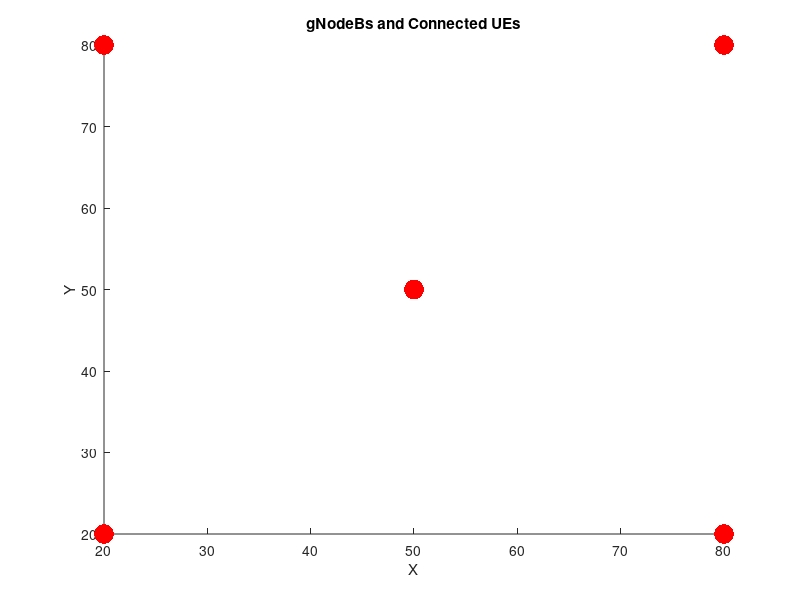

Recreate this plot in MATLAB. (Note: this script raises an error after producing the figure.)
% Number of gNodeBs and UEs per gNodeB
num_gNBs = 5;
ues_per_gNB = 10;
total_UEs = num_gNBs * ues_per_gNB;

% Define gNodeB positions
gNB_pos = [20 20; 20 80; 50 50; 80 20; 80 80];

% Initialize UE positions and connections
UE_pos = zeros(total_UEs, 2);
UE_to_gNB = zeros(total_UEs, 1);

idx = 1;
for g = 1:num_gNBs
    for u = 1:ues_per_gNB
        % Generate UE positions around gNB (±10 unit range)
        UE_pos(idx, :) = gNB_pos(g, :) + (rand(1, 2)-0.5)*20;
        UE_to_gNB(idx) = g;
        idx = idx + 1;
    end
end

% Plotting
figure;
hold on;
title('gNodeBs and Connected UEs');
xlabel('X');
ylabel('Y');

% Plot gNodeBs
scatter(gNB_pos(:,1), gNB_pos(:,2), 200, 'r', 'filled');
text(gNB_pos(:,1), gNB_pos(:,2), "gNB" + string(1:num_gNBs), ...
    'VerticalAlignment','top','HorizontalAlignment','center', 'FontSize', 10);

% Plot UEs
scatter(UE_pos(:,1), UE_pos(:,2), 100, 'b', 'filled');
for i = 1:total_UEs
    % Draw connection line
    gnb = UE_to_gNB(i);
    plot([gNB_pos(gnb,1), UE_pos(i,1)], [gNB_pos(gnb,2), UE_pos(i,2)], 'k--');
    text(UE_pos(i,1), UE_pos(i,2), "UE" + string(i), ...
        'VerticalAlignment','bottom','HorizontalAlignment','right', 'FontSize', 8);
end

legend('gNodeB', 'UE', 'Connection');
axis([0 100 0 100]);
grid on;

% Preallocate table
T = table('Size', [total_UEs, 10], ...
    'VariableTypes', repmat("double", 1, 10), ...
    'VariableNames', {'UE_ID', 'gNB_ID', 'RSSI', 'SINR', 'Throughput', 'RBs', ...
                      'HARQ_retx', 'CQI', 'Latency', 'Jitter'});

% Generate synthetic metrics
for i = 1:total_UEs
    g = UE_to_gNB(i);
    dist = norm(gNB_pos(g,:) - UE_pos(i,:)); % distance

    T.UE_ID(i) = i;
    T.gNB_ID(i) = g;
    T.RSSI(i) = -30 - 0.5 * dist + randn(); % dBm
    T.SINR(i) = 20 - 0.2 * dist + randn(); % dB
    T.Throughput(i) = max(1, 100 - 0.8 * dist + randn()); % Mbps
    T.RBs(i) = randi([20, 100]);
    T.HARQ_retx(i) = randi([0, 5]);
    T.CQI(i) = randi([1, 15]);
    T.Latency(i) = max(1, 5 + 0.1 * dist + randn()); % ms
    T.Jitter(i) = max(0, 1 + 0.05 * dist + randn()); % ms
end

% Save to CSV
writetable(T, 'UE_gNB_metrics.csv');
disp('CSV file "UE_gNB_metrics.csv" saved.');
